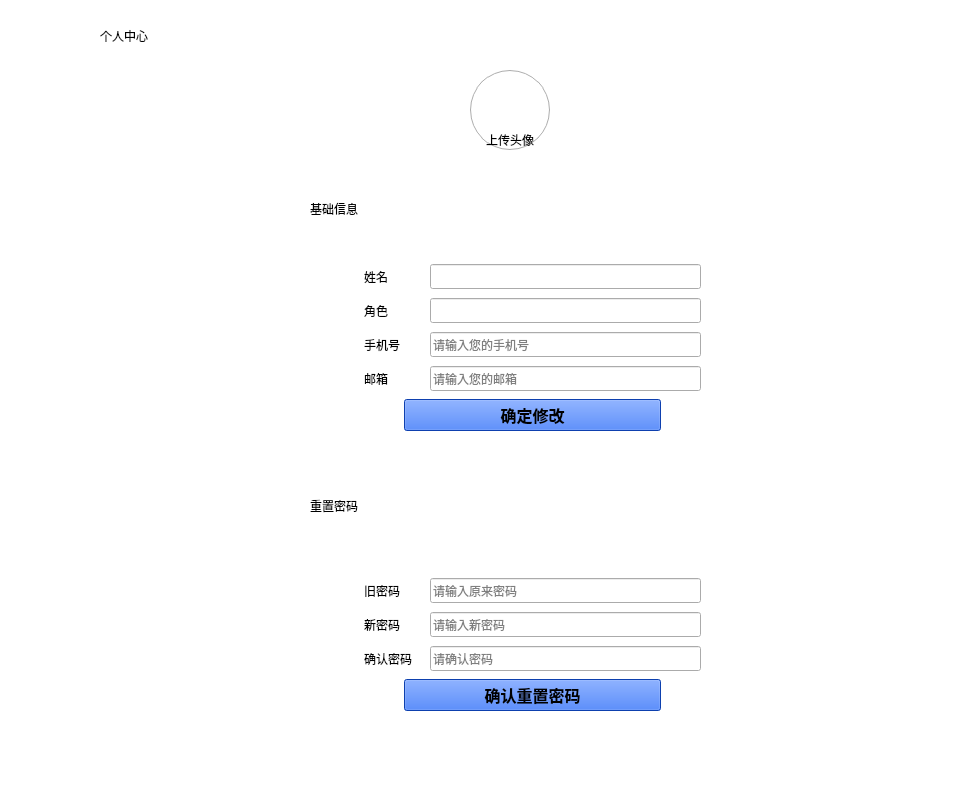
<?xml version="1.0" encoding="UTF-8"?>
<ui version="4.0">
 <class>WgtPersonalCenter</class>
 <widget class="QWidget" name="WgtPersonalCenter">
  <property name="geometry">
   <rect>
    <x>0</x>
    <y>0</y>
    <width>976</width>
    <height>794</height>
   </rect>
  </property>
  <property name="minimumSize">
   <size>
    <width>976</width>
    <height>794</height>
   </size>
  </property>
  <property name="maximumSize">
   <size>
    <width>976</width>
    <height>794</height>
   </size>
  </property>
  <property name="windowTitle">
   <string/>
  </property>
  <property name="styleSheet">
   <string notr="true">QmainWindow#MainWindow,QWidget#widget,#widget_2{
background-color: rgb(255, 255, 255);
}
QWidget#widget_5{
background-color: rgb(240, 241, 245);
}
QPushButton#btn_resolve_report,#btn_person_info,#btn_resolve_vid{
	background-color: rgb(255, 255, 255);
	border: 1px solid rgb(255, 255, 255);
    /*border-radius: 3.2px;
    min-width: 96px;
    max-width: 96px;
    min-height: 96px;
    max-height: 96px;*/
    font:bold 11pt;
}
QPushButton#btn_resolve_report::hover,#btn_person_info::hover,#btn_resolve_vid::hover{	
	background-color: rgb(219, 225, 255);
	border-right: 1px solid rgb(11, 126, 216);
    font:bold 12pt;
}
QPushButton#btn_resolve_report:pressed,#btn_person_info:pressed,#btn_resolve_vid:pressed{	
	background-color: rgb(204, 228, 247);
	border: 1px solid rgb(0, 85, 155);
    font:bold 11pt;
}
QPushButton#btn_resolve_report:checked,#btn_person_info:checked,#btn_resolve_vid:checked{	
	background-color: rgb(204, 228, 247);
	border-right: 2px solid rgb(74, 127, 244);
    font:bold 11pt;
}
QPushButton#btn_update_image{
background-image: url(:/image/头像.png);
background-origin: content;
background-position: top;
padding-top: 15px;
background-repeat: no-repeat;
text-align: bottom;
border: 1px solid rgb(173, 173, 173);
color: rgb(0, 0, 0);
border-radius: 40px;
}</string>
  </property>
  <layout class="QGridLayout" name="gridLayout_3">
   <property name="leftMargin">
    <number>0</number>
   </property>
   <property name="topMargin">
    <number>0</number>
   </property>
   <property name="rightMargin">
    <number>0</number>
   </property>
   <property name="bottomMargin">
    <number>0</number>
   </property>
   <property name="spacing">
    <number>0</number>
   </property>
   <item row="0" column="0">
    <widget class="QWidget" name="widget_2" native="true">
     <widget class="QPushButton" name="btn_update_image">
      <property name="geometry">
       <rect>
        <x>470</x>
        <y>70</y>
        <width>80</width>
        <height>80</height>
       </rect>
      </property>
      <property name="minimumSize">
       <size>
        <width>80</width>
        <height>80</height>
       </size>
      </property>
      <property name="maximumSize">
       <size>
        <width>80</width>
        <height>80</height>
       </size>
      </property>
      <property name="layoutDirection">
       <enum>Qt::LeftToRight</enum>
      </property>
      <property name="autoFillBackground">
       <bool>false</bool>
      </property>
      <property name="styleSheet">
       <string notr="true"/>
      </property>
      <property name="inputMethodHints">
       <set>Qt::ImhNone</set>
      </property>
      <property name="text">
       <string>上传头像</string>
      </property>
     </widget>
     <widget class="QWidget" name="widget_3" native="true">
      <property name="geometry">
       <rect>
        <x>310</x>
        <y>160</y>
        <width>391</width>
        <height>271</height>
       </rect>
      </property>
      <layout class="QGridLayout" name="gridLayout">
       <item row="0" column="0">
        <widget class="QLabel" name="label_6">
         <property name="text">
          <string>基础信息</string>
         </property>
        </widget>
       </item>
       <item row="1" column="1">
        <widget class="QLabel" name="label_8">
         <property name="minimumSize">
          <size>
           <width>60</width>
           <height>28</height>
          </size>
         </property>
         <property name="text">
          <string>姓名</string>
         </property>
        </widget>
       </item>
       <item row="1" column="2">
        <widget class="QLineEdit" name="edt_name">
         <property name="minimumSize">
          <size>
           <width>0</width>
           <height>25</height>
          </size>
         </property>
        </widget>
       </item>
       <item row="2" column="1">
        <widget class="QLabel" name="label_9">
         <property name="minimumSize">
          <size>
           <width>60</width>
           <height>28</height>
          </size>
         </property>
         <property name="text">
          <string>角色</string>
         </property>
        </widget>
       </item>
       <item row="2" column="2">
        <widget class="QLineEdit" name="edt_role">
         <property name="minimumSize">
          <size>
           <width>0</width>
           <height>25</height>
          </size>
         </property>
        </widget>
       </item>
       <item row="3" column="1">
        <widget class="QLabel" name="label_10">
         <property name="minimumSize">
          <size>
           <width>60</width>
           <height>28</height>
          </size>
         </property>
         <property name="text">
          <string>手机号</string>
         </property>
        </widget>
       </item>
       <item row="3" column="2">
        <widget class="QLineEdit" name="edt_phone_number">
         <property name="minimumSize">
          <size>
           <width>0</width>
           <height>25</height>
          </size>
         </property>
         <property name="placeholderText">
          <string>请输入您的手机号</string>
         </property>
        </widget>
       </item>
       <item row="4" column="1">
        <widget class="QLabel" name="label_11">
         <property name="minimumSize">
          <size>
           <width>60</width>
           <height>28</height>
          </size>
         </property>
         <property name="text">
          <string>邮箱</string>
         </property>
        </widget>
       </item>
       <item row="4" column="2">
        <widget class="QLineEdit" name="edt_mail">
         <property name="minimumSize">
          <size>
           <width>0</width>
           <height>25</height>
          </size>
         </property>
         <property name="placeholderText">
          <string>请输入您的邮箱</string>
         </property>
        </widget>
       </item>
       <item row="5" column="1" colspan="2">
        <layout class="QHBoxLayout" name="horizontalLayout_2">
         <item>
          <spacer name="horizontalSpacer">
           <property name="orientation">
            <enum>Qt::Horizontal</enum>
           </property>
           <property name="sizeType">
            <enum>QSizePolicy::Preferred</enum>
           </property>
           <property name="sizeHint" stdset="0">
            <size>
             <width>40</width>
             <height>20</height>
            </size>
           </property>
          </spacer>
         </item>
         <item>
          <widget class="QPushButton" name="btn_change_user_info">
           <property name="sizePolicy">
            <sizepolicy hsizetype="Minimum" vsizetype="Fixed">
             <horstretch>0</horstretch>
             <verstretch>0</verstretch>
            </sizepolicy>
           </property>
           <property name="minimumSize">
            <size>
             <width>0</width>
             <height>0</height>
            </size>
           </property>
           <property name="font">
            <font>
             <family>Arial Black</family>
             <pointsize>12</pointsize>
             <weight>75</weight>
             <bold>true</bold>
            </font>
           </property>
           <property name="styleSheet">
            <string notr="true">background-color: rgb(19, 89, 245);</string>
           </property>
           <property name="text">
            <string>确定修改</string>
           </property>
          </widget>
         </item>
         <item>
          <spacer name="horizontalSpacer_2">
           <property name="orientation">
            <enum>Qt::Horizontal</enum>
           </property>
           <property name="sizeType">
            <enum>QSizePolicy::Preferred</enum>
           </property>
           <property name="sizeHint" stdset="0">
            <size>
             <width>40</width>
             <height>20</height>
            </size>
           </property>
          </spacer>
         </item>
        </layout>
       </item>
      </layout>
     </widget>
     <widget class="QWidget" name="widget_4" native="true">
      <property name="geometry">
       <rect>
        <x>310</x>
        <y>440</y>
        <width>391</width>
        <height>271</height>
       </rect>
      </property>
      <layout class="QGridLayout" name="gridLayout_2">
       <item row="0" column="0">
        <widget class="QLabel" name="label_7">
         <property name="text">
          <string>重置密码</string>
         </property>
        </widget>
       </item>
       <item row="1" column="1">
        <widget class="QLabel" name="label_12">
         <property name="minimumSize">
          <size>
           <width>60</width>
           <height>28</height>
          </size>
         </property>
         <property name="text">
          <string>旧密码</string>
         </property>
        </widget>
       </item>
       <item row="1" column="2">
        <widget class="QLineEdit" name="edt_old_pwd">
         <property name="minimumSize">
          <size>
           <width>0</width>
           <height>25</height>
          </size>
         </property>
         <property name="placeholderText">
          <string>请输入原来密码</string>
         </property>
        </widget>
       </item>
       <item row="2" column="1">
        <widget class="QLabel" name="label_13">
         <property name="minimumSize">
          <size>
           <width>60</width>
           <height>28</height>
          </size>
         </property>
         <property name="text">
          <string>新密码</string>
         </property>
        </widget>
       </item>
       <item row="2" column="2">
        <widget class="QLineEdit" name="edt_new_pwd">
         <property name="minimumSize">
          <size>
           <width>0</width>
           <height>25</height>
          </size>
         </property>
         <property name="placeholderText">
          <string>请输入新密码</string>
         </property>
        </widget>
       </item>
       <item row="3" column="1">
        <widget class="QLabel" name="label_14">
         <property name="minimumSize">
          <size>
           <width>60</width>
           <height>28</height>
          </size>
         </property>
         <property name="text">
          <string>确认密码</string>
         </property>
        </widget>
       </item>
       <item row="3" column="2">
        <widget class="QLineEdit" name="edt_confirm_pwd">
         <property name="minimumSize">
          <size>
           <width>0</width>
           <height>25</height>
          </size>
         </property>
         <property name="placeholderText">
          <string>请确认密码</string>
         </property>
        </widget>
       </item>
       <item row="4" column="1" colspan="2">
        <layout class="QHBoxLayout" name="horizontalLayout_3">
         <item>
          <spacer name="horizontalSpacer_3">
           <property name="orientation">
            <enum>Qt::Horizontal</enum>
           </property>
           <property name="sizeType">
            <enum>QSizePolicy::Preferred</enum>
           </property>
           <property name="sizeHint" stdset="0">
            <size>
             <width>40</width>
             <height>20</height>
            </size>
           </property>
          </spacer>
         </item>
         <item>
          <widget class="QPushButton" name="btn_change_pwd">
           <property name="sizePolicy">
            <sizepolicy hsizetype="Minimum" vsizetype="Fixed">
             <horstretch>0</horstretch>
             <verstretch>0</verstretch>
            </sizepolicy>
           </property>
           <property name="minimumSize">
            <size>
             <width>0</width>
             <height>0</height>
            </size>
           </property>
           <property name="font">
            <font>
             <family>Arial Black</family>
             <pointsize>12</pointsize>
             <weight>75</weight>
             <bold>true</bold>
            </font>
           </property>
           <property name="styleSheet">
            <string notr="true">background-color: rgb(18, 89, 243);</string>
           </property>
           <property name="text">
            <string>确认重置密码</string>
           </property>
          </widget>
         </item>
         <item>
          <spacer name="horizontalSpacer_4">
           <property name="orientation">
            <enum>Qt::Horizontal</enum>
           </property>
           <property name="sizeType">
            <enum>QSizePolicy::Preferred</enum>
           </property>
           <property name="sizeHint" stdset="0">
            <size>
             <width>40</width>
             <height>20</height>
            </size>
           </property>
          </spacer>
         </item>
        </layout>
       </item>
      </layout>
     </widget>
     <widget class="QLabel" name="label_4">
      <property name="geometry">
       <rect>
        <x>100</x>
        <y>20</y>
        <width>91</width>
        <height>31</height>
       </rect>
      </property>
      <property name="styleSheet">
       <string notr="true">font: 87 14pt &quot;Arial&quot;;</string>
      </property>
      <property name="text">
       <string>个人中心</string>
      </property>
     </widget>
     <widget class="QLabel" name="label_5">
      <property name="geometry">
       <rect>
        <x>390</x>
        <y>60</y>
        <width>61</width>
        <height>51</height>
       </rect>
      </property>
      <property name="text">
       <string/>
      </property>
      <property name="pixmap">
       <pixmap>../image/头像.png</pixmap>
      </property>
     </widget>
    </widget>
   </item>
  </layout>
 </widget>
 <resources>
  <include location="picture.qrc"/>
 </resources>
 <connections/>
</ui>
